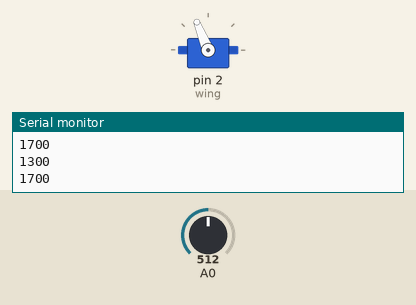
The sketch below on a simulated Arduino Uno, built with avr-gcc and run on an emulated ATmega328P. Shown: servo, the last lines printed to the serial monitor. The inputs (shaded band) are chosen by the test bench; at power-on: A0 = 512.

Above: at 1.2 s.
1.3 s: A0 set to 900
At 1.56 s:
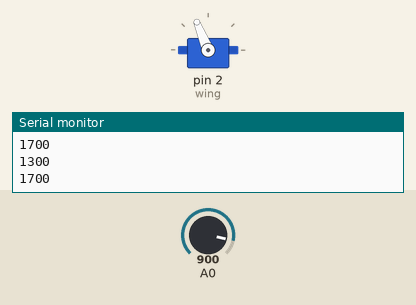
4.3 s: A0 set to 511
At 4.45 s:
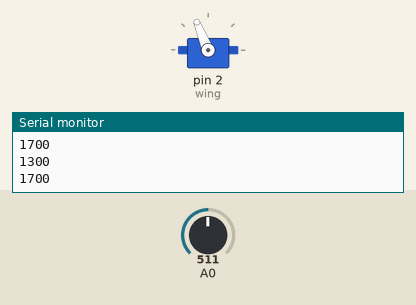
Timing chart, 0 to 13.3 s (numbered marks = the images above; inputs shaded):
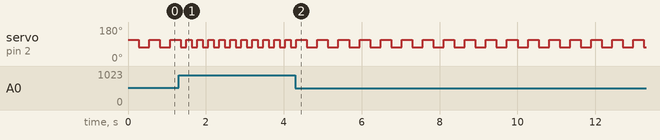

Measured:
- after the input at 1.3 s, servo on pin 2 (wing): alternates 112° for 0.14 s and 73° for 0.14 s, starting after 0.19 s
- after the input at 4.3 s, servo on pin 2 (wing): alternates 112° for 0.27 s and 73° for 0.27 s, starting after 0.29 s
- by itself, servo on pin 2 (wing): alternates 112° for 0.27 s and 73° for 0.27 s

The sketch:

flappy_bird.ino
```cpp
#include <Servo.h>

Servo wing;
int wing_pos = 1500;

void setup() {
  // put your setup code here, to run once:
  pinMode(A0, INPUT);
  Serial.begin(9600);
  wing.attach(2);
  wing.writeMicroseconds(wing_pos);
}

void loop() {
  // put your main code here, to run repeatedly:
  int val = analogRead(A0);

  if (val > 1) {
    int flap_delay = (1023 - val) / 3 + 100;
    if (wing_pos == 1700) {
      wing_pos = 1300;
    } else {
      wing_pos = 1700;
    }
    wing.writeMicroseconds(wing_pos);
    Serial.println(wing_pos, DEC);
    delay(flap_delay);
  } else {
    delay(10);
  }
}
```
